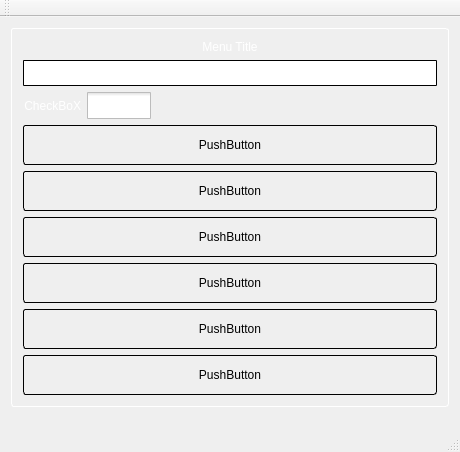
<?xml version="1.0" encoding="UTF-8"?>
<ui version="4.0">
 <class>MainWindow</class>
 <widget class="QMainWindow" name="MainWindow">
  <property name="geometry">
   <rect>
    <x>0</x>
    <y>0</y>
    <width>460</width>
    <height>452</height>
   </rect>
  </property>
  <property name="windowTitle">
   <string>MainWindow</string>
  </property>
  <widget class="QWidget" name="centralWidget">
   <layout class="QVBoxLayout" name="verticalLayout_2">
    <item>
     <widget class="QFrame" name="GlossyFrame">
      <property name="styleSheet">
       <string notr="true">QFrame#GlossyFrame {
 border: 1px solid white;
 border-radius: 3px;
 background: qradialgradient(
   cx: 0.5, cy: -1.8,
   fx: 0.5, fy: 0,
   radius: 2, 
   stop: 0 #9aa9be,
   stop: 1 #293859);
  font: bold;
}

#GlossyFrame QLabel#Title {
 background: transparent;
 color: white;
}

#GlossyFrame QPushButton {
 color: #white; 
 border: 1px solid black;
 border-radius: 3px;
 padding: 1px;
 background: qlineargradient(
   x1:0, y1:0, x2:0, y2:1,
   stop:0 #bec1d2,
   stop: 0.4 #717990, 
   stop: 0.5 #5c637d
   stop:1 #68778e
 );
 min-height: 36px;
}

#GlossyFrame QPushButton:pressed {
background: qlineargradient(
  x1:0, y1:0, x2:0, y2:1,
  stop:0 #68778e,
  stop: 0.4 #5c637d
  stop: 0.5 #717990,
  stop:1 #bec1d2
 );
 color: black;
}

#GlossyFrame QLineEdit {
 background: qlineargradient(
  x1:0, y1:0, x2:0, y2:1,
  stop:0 gray,
  stop: 0.2 white
  stop:1 white
 );
 border-radius: 1px;
 border: 1px solid black;
 min-height: 24px;
 color: black;
}

#GlossyFrame QCheckBox {
     color:  white;
 }

#GlossyFrame QCheckBox::indicator {  
     position: absolute;
     height: 27px;
     width: 64px;
 }

#GlossyFrame QCheckBox::indicator:checked {
     image: url(:/checkbox_on.png);
 }

#GlossyFrame QCheckBox::indicator:unchecked {
      image: url(:/checkbox_off.png);
 }</string>
      </property>
      <property name="frameShape">
       <enum>QFrame::StyledPanel</enum>
      </property>
      <property name="frameShadow">
       <enum>QFrame::Raised</enum>
      </property>
      <layout class="QGridLayout" name="gridLayout">
       <item row="0" column="0">
        <widget class="QLabel" name="Title">
         <property name="text">
          <string>Menu Title</string>
         </property>
         <property name="alignment">
          <set>Qt::AlignCenter</set>
         </property>
        </widget>
       </item>
       <item row="1" column="0">
        <widget class="QLineEdit" name="lineEdit"/>
       </item>
       <item row="2" column="0">
        <layout class="QHBoxLayout" name="horizontalLayout">
         <item>
          <widget class="QCheckBox" name="checkBox">
           <property name="layoutDirection">
            <enum>Qt::RightToLeft</enum>
           </property>
           <property name="text">
            <string>CheckBoX</string>
           </property>
          </widget>
         </item>
         <item>
          <spacer name="horizontalSpacer">
           <property name="orientation">
            <enum>Qt::Horizontal</enum>
           </property>
           <property name="sizeHint" stdset="0">
            <size>
             <width>40</width>
             <height>20</height>
            </size>
           </property>
          </spacer>
         </item>
        </layout>
       </item>
       <item row="3" column="0">
        <widget class="QPushButton" name="pushButton">
         <property name="text">
          <string>PushButton</string>
         </property>
        </widget>
       </item>
       <item row="4" column="0">
        <widget class="QPushButton" name="pushButton_2">
         <property name="text">
          <string>PushButton</string>
         </property>
        </widget>
       </item>
       <item row="5" column="0">
        <widget class="QPushButton" name="pushButton_3">
         <property name="text">
          <string>PushButton</string>
         </property>
        </widget>
       </item>
       <item row="6" column="0">
        <widget class="QPushButton" name="pushButton_4">
         <property name="text">
          <string>PushButton</string>
         </property>
        </widget>
       </item>
       <item row="7" column="0">
        <widget class="QPushButton" name="pushButton_5">
         <property name="text">
          <string>PushButton</string>
         </property>
        </widget>
       </item>
       <item row="8" column="0">
        <widget class="QPushButton" name="pushButton_6">
         <property name="text">
          <string>PushButton</string>
         </property>
        </widget>
       </item>
      </layout>
     </widget>
    </item>
    <item>
     <spacer name="verticalSpacer">
      <property name="orientation">
       <enum>Qt::Vertical</enum>
      </property>
      <property name="sizeHint" stdset="0">
       <size>
        <width>20</width>
        <height>40</height>
       </size>
      </property>
     </spacer>
    </item>
   </layout>
  </widget>
  <widget class="QMenuBar" name="menuBar">
   <property name="geometry">
    <rect>
     <x>0</x>
     <y>0</y>
     <width>460</width>
     <height>23</height>
    </rect>
   </property>
  </widget>
  <widget class="QToolBar" name="mainToolBar">
   <attribute name="toolBarArea">
    <enum>TopToolBarArea</enum>
   </attribute>
   <attribute name="toolBarBreak">
    <bool>false</bool>
   </attribute>
  </widget>
  <widget class="QStatusBar" name="statusBar"/>
 </widget>
 <layoutdefault spacing="6" margin="11"/>
 <resources/>
 <connections/>
</ui>
